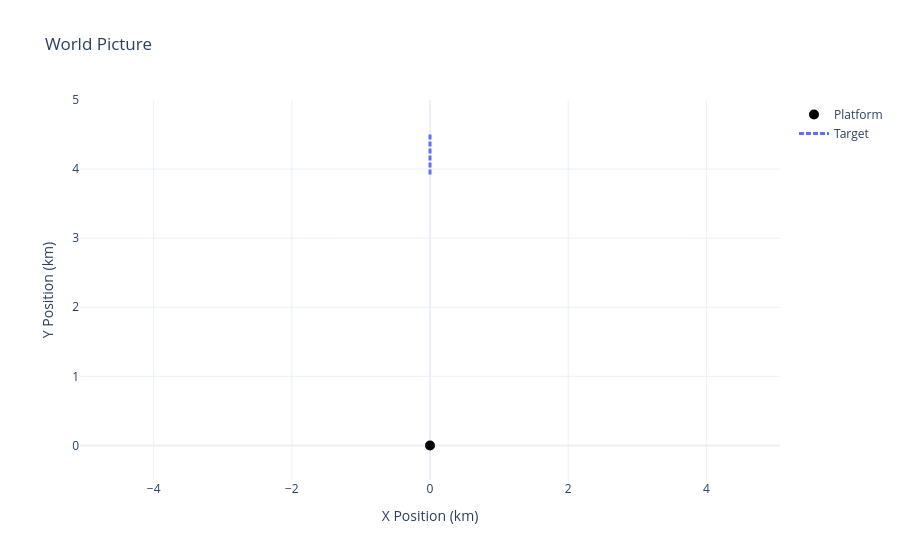

Notebook source saved alongside this figure:
### Markdown cell above
## 13. Visualise Target and Platform Trajectories

Show the trajectories in 2D Cartesian space (top view).

Note: The platform is shown as a single point because it does not move, but the array is in fact
perpendicular to the target trajectory.

### Code cell
# Use plotter helper for world view
fig_world = plot_world(truths=[target_ground_truth], platform=platform)
fig_world.update_layout(title="World Picture")
fig_world.show()

### Figure 1 — Plotly figure (JSON) as saved in the notebook; plotly's stock layout.template omitted (floating-point values rounded to 4 significant figures)
{"data": [{"marker": {"color": "black", "size": 10}, "mode": "markers", "name": "Platform", "type": "scatter", "x": [0], "y": [0]}, {"line": {"color": "#636EFA", "dash": "5px,2px", "width": 3}, "mode": "lines", "name": "Target", "type": "scatter", "x": [0, 0, 0, 0, 0, 0, 0, 0, 0, 0, 0, 0, 0, 0, 0, 0, 0, 0, 0, 0, 0, 0, 0, 0, 0, 0, 0, 0, 0, 0], "y": [4.5, 4.48, 4.46, 4.44, 4.42, 4.4, 4.38, 4.36, 4.34, 4.32, 4.3, 4.28, 4.26, 4.24, 4.22, 4.2, 4.18, 4.16, 4.14, 4.12, 4.1, 4.08, 4.06, 4.04, 4.02, 4, 3.98, 3.96, 3.94, 3.92]}], "layout": {"autosize": false, "colorway": ["#636EFA", "#EF553B", "#00CC96", "#AB63FA", "#FFA15A", "#19D3F3", "#FF6692", "#B6E880", "#FF97FF", "#FECB52"], "showlegend": true, "title": {"text": "World Picture"}, "xaxis": {"range": [-2.75, 2.75], "title": {"text": "X Position (km)"}}, "yaxis": {"range": [-0.5, 5], "scaleanchor": "x", "scaleratio": 1, "title": {"text": "Y Position (km)"}}}}
